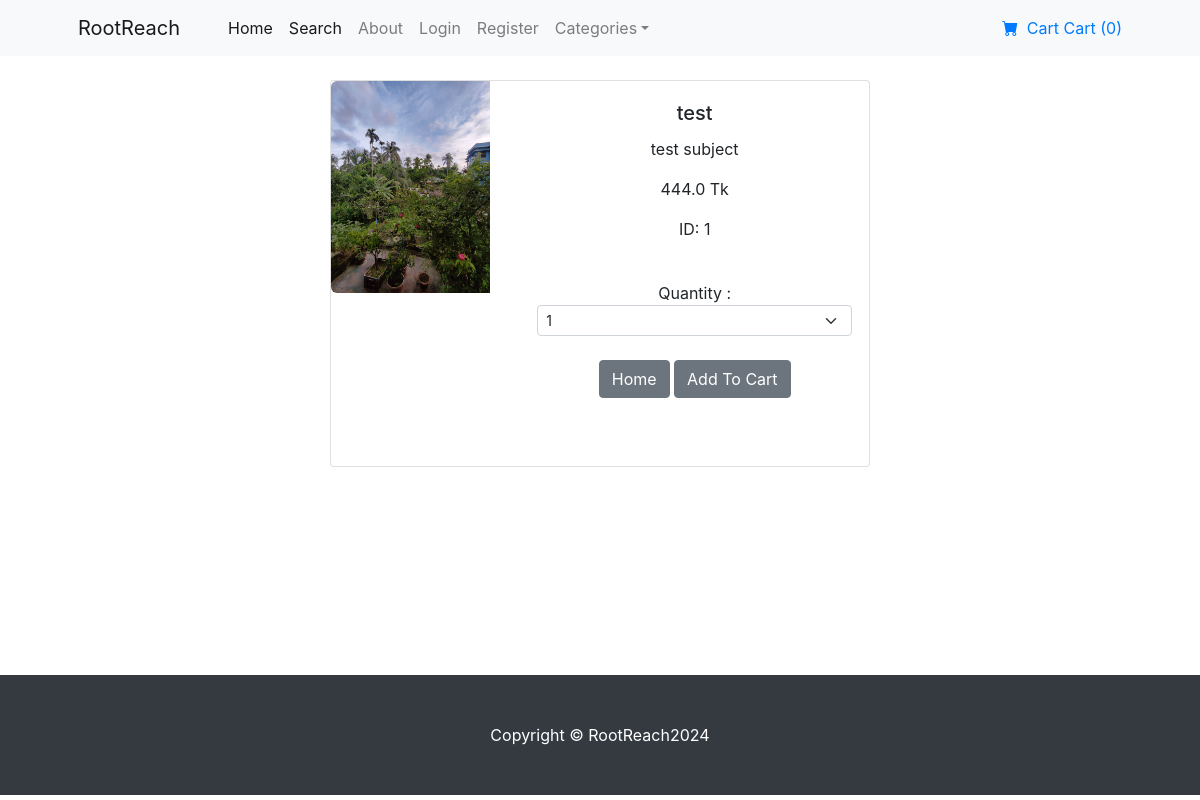
/product_page/1, run on the app's committed database.
### products/models.py (models this page shows, shortened)
class Product(models.Model):
    name = models.CharField(max_length=100)
    price = models.FloatField()
    category = models.ForeignKey(Category, on_delete=models.CASCADE, default=1)
    description = models.TextField()
    image = models.ImageField(upload_to='uploads/products/')
    seller = models.ForeignKey(Seller, on_delete=models.CASCADE, related_name='products')
    is_sale = models.BooleanField(default=False)
    sale_price = models.FloatField(default=0)

### RootReach/views.py (the view)
# urls.py: path('product_page/<int:pk>', views.product_page, name='product_page'),
def product_page(request,pk):
    product = Product.objects.get(id= pk)
    return render(request, 'product.html',{'product':product})

### cart/context_processors.py (called while the page is built)
def cart_quantity(request):
    if request.user.is_authenticated:
        cart = Cart(request)
        return {'cart_quantity': len(cart)}
    return {'cart_quantity': 0}

### templates/product.html (shortened to what this page needs)
{% extends 'base.html' %}
{% block content %}
<center>
    <br/>
    <div class="container">
    <div class="card mb-3" style="max-width: 540px;">
        <div class="row g-0">
            <div class="col-md-4">
                <img src="{{ product.image.url }}" class="img-fluid rounded-start" alt="{{ product.name }}">
            </div>
            <div class="col-md-8">
                <div class="card-body">
                    <center>
                        <h5 class="card-title">{{ product.name }}</h5>
                        <p class="card-text">{{ product.description }}</p>
                        <p>{{ product.price }} Tk</p>
                        <p>ID: {{ product.id }}</p>
                         <br/>
                        <div class="row justify-content-center">
                            <div class="col-md2">Quantity :
                             <select class="form-select form-select-sm"  id="qty_cart" >
                              <option value="1">1</option>
                                </select>
                            </div>
                        </div>
                        <br/>
                        <a href="{% url 'home' %}" class="btn btn-secondary">Home</a>
                        <button type="button" class="btn btn-secondary id= add-cart" data-id="{{ product.id }}">Add To Cart </button>
                        <br><br><br>
                    </center>
                </div>
            </div>
        </div>
    </div>
</div>
{% endblock %}

### data on the page
Product: image (picture), name "test", description "test subject", price "444.0", id "1"

### other printed values
{{ cart_quantity }} "0"
